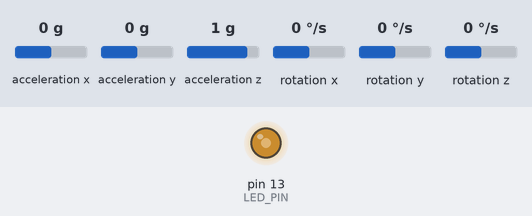
The sketch below on a simulated Arduino Uno, built with avr-gcc and run on an emulated ATmega328P. On the bench: output pins drawn as LEDs (lit = HIGH). The test bench sets the inputs (shaded band); at power-on: acceleration x 0 g, acceleration y 0 g, acceleration z 1 g, rotation x 0 °/s, rotation y 0 °/s, rotation z 0 °/s. What the sketch prints to the serial monitor is not drawn.

Above: at 1.2 s.
1.3 s: acceleration x set to 0.5 g
4.3 s: acceleration x set to 0.8 g
6.1 s: acceleration y set to 0.8 g
9.1 s: acceleration z set to 0 g
12.1 s: acceleration y set to 0.5 g
Timing chart, 0 to 16.1 s (numbered marks = the images above; inputs shaded):
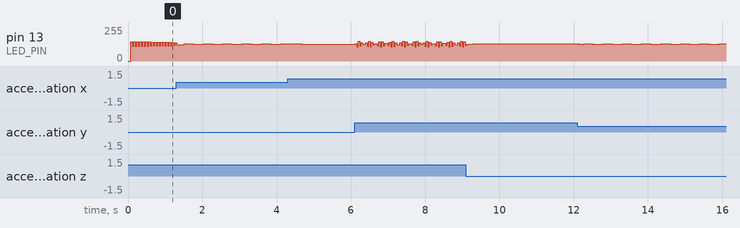

The sketch:

acc_demo_freertos.ino
```cpp
// I2C device class (I2Cdev) demonstration Arduino sketch for MPU6050 class using FreeRTOS

// I2Cdev and MPU6050 must be installed as libraries, or else the .cpp/.h files
// for both classes must be in the include path of your project
#include "I2Cdev.h"
#include "MPU6050.h"
#include <Arduino_FreeRTOS.h>

// Arduino Wire library is required if I2Cdev I2CDEV_ARDUINO_WIRE implementation
// is used in I2Cdev.h
#if I2CDEV_IMPLEMENTATION == I2CDEV_ARDUINO_WIRE
    #include "Wire.h"
#endif

// class default I2C address is 0x68
// specific I2C addresses may be passed as a parameter here
// AD0 low = 0x68 (default for InvenSense evaluation board)
// AD0 high = 0x69
MPU6050 accelgyro;
//MPU6050 accelgyro(0x69); // <-- use for AD0 high

int16_t ax, ay, az;
int16_t gx, gy, gz;


// uncomment "OUTPUT_READABLE_ACCELGYRO" if you want to see a tab-separated
// list of the accel X/Y/Z and then gyro X/Y/Z values in decimal. Easy to read,
// not so easy to parse, and slow(er) over UART.
#define OUTPUT_READABLE_ACCELGYRO

// uncomment "OUTPUT_BINARY_ACCELGYRO" to send all 6 axes of data as 16-bit
// binary, one right after the other. This is very fast (as fast as possible
// without compression or data loss), and easy to parse, but impossible to read
// for a human.
//#define OUTPUT_BINARY_ACCELGYRO


#define LED_PIN 13
bool blinkState = false;

void setup() {
    // join I2C bus (I2Cdev library doesn't do this automatically)
    #if I2CDEV_IMPLEMENTATION == I2CDEV_ARDUINO_WIRE
        Wire.begin();
    #elif I2CDEV_IMPLEMENTATION == I2CDEV_BUILTIN_FASTWIRE
        Fastwire::setup(400, true);
    #endif

    // initialize serial communication
    // (38400 chosen because it works as well at 8MHz as it does at 16MHz, but
    // it's really up to you depending on your project)
    Serial.begin(38400);

    // initialize device
    Serial.println("Initializing I2C devices...");
    accelgyro.initialize();

    // verify connection
    Serial.println("Testing device connections...");
    Serial.println(accelgyro.testConnection() ? "MPU6050 connection successful" : "MPU6050 connection failed");

    xTaskCreate(accelerometerTask,"Accelerometer Task", 128, NULL, 1, NULL);
}
    void accelerometerTask(void * pvParameters)
    {
      // configure Arduino LED pin for output
      pinMode(LED_PIN, OUTPUT);

      while(1){

      accelgyro.getMotion6(&ax, &ay, &az, &gx, &gy, &gz);
      #ifdef OUTPUT_READABLE_ACCELGYRO
        // display tab-separated accel/gyro x/y/z values
        Serial.print("a/g:\t");
        Serial.print(ax); Serial.print("\t");
        Serial.print(ay); Serial.print("\t");
        Serial.print(az); Serial.print("\t");
        Serial.print(gx); Serial.print("\t");
        Serial.print(gy); Serial.print("\t");
        Serial.println(gz);
    #endif

     #ifdef OUTPUT_BINARY_ACCELGYRO
        Serial.write((uint8_t)(ax >> 8)); Serial.write((uint8_t)(ax & 0xFF));
        Serial.write((uint8_t)(ay >> 8)); Serial.write((uint8_t)(ay & 0xFF));
        Serial.write((uint8_t)(az >> 8)); Serial.write((uint8_t)(az & 0xFF));
        Serial.write((uint8_t)(gx >> 8)); Serial.write((uint8_t)(gx & 0xFF));
        Serial.write((uint8_t)(gy >> 8)); Serial.write((uint8_t)(gy & 0xFF));
        Serial.write((uint8_t)(gz >> 8)); Serial.write((uint8_t)(gz & 0xFF));
    #endif

    // blink LED to indicate activity
    blinkState = !blinkState;
    digitalWrite(LED_PIN, blinkState);
      }
    }


void loop() {

}
```

Measured:
- after the input at 12.1 s, pin 13 (LED_PIN): 130/255 → 124/255 after 0.06 s, then repeats every 0.52 s: 131/255 0.24 s, 124/255 0.28 s
